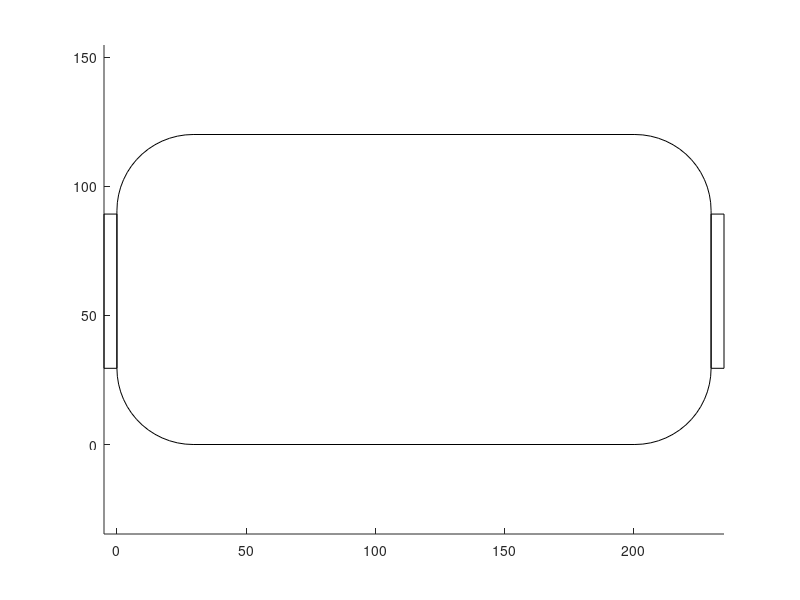

MATLAB code to generate this figure: (Note: this script raises an error after producing the figure.)
%% Variables for Shift
thetaShiftMult = 100;
xShift = -115;
yShift = -60;
scaleFactor = .31;

%% Configure Visualization
figure(1)
clf
hold on
axis equal
bot_r = 3.81; %bot radius in cm
% Draw Court
rectangle('Position',[0 0 230 120],'Curvature',[59/230, 59/120])
% Draw Goals
rectangle('Position',[-5 29.5 5 59.7])
rectangle('Position',[230 29.5 5 59.7])
drawnow

%% Define Bot initial positions, color
B1 = [0 0 0];
B2 = [0 0 0];
B3 = [0 0 0];

%% Initialize I/O
handle = serial('/dev/tty.usbmodem411','Baudrate', 9600, 'Parity','none');
%handle.InputBufferSize = 20;
fclose(instrfind);
buffer = zeros(4,1);
bufferindex = 0;
while true
    fopen(handle);
    num = str2num(fscanf(handle));
    for j = 1:length(num)
        if (num(j) == 5555)
            bufferindex = 1;
        elseif (bufferindex >= 1)
            buffer(bufferindex) = num(j);
            bufferindex = bufferindex + 1;
        end
        if (bufferindex == 4)
            x = buffer(1) + 230/2;
            y = buffer(2) + 120/2;
            t = buffer(3)/100 * 180/3.14159;
%             X1 = buffer(1); Y1 = buffer(2);
%             X2 = buffer(3); Y2 = buffer(4);
%             X3 = buffer(5); Y3 = buffer(6);
%             X4 = bufferD(7); Y4 = buffer(8);
%             xp = 0; %buffer(10); yp = buffer(11);
%             yp = 0;
%             tp = buffer(9);
%             if (X1 == 1023 && X2 ~= 1023 && X3 ~= 1023 && X4 ~= 1023)
%                 [x, y, t] = sees3(X2, Y2, X3, Y3, X4, Y4);
%             elseif (X1 ~= 1023 && X2 == 1023 && X3 ~= 1023 && X4 ~= 1023)
%                 [x, y, t] = sees3(X1, Y1, X3, Y3, X4, Y4);
%             elseif (X1 ~= 1023 && X2 ~= 1023 && X3 == 1023 && X4 ~= 1023)
%                 [x, y, t] = sees3(X1, Y1, X2, Y2, X4, Y4);
%             elseif (X1 ~= 1023 && X2 ~= 1023 && X3 ~= 1023 && X4 == 1023)
%                 [x, y, t] = sees3(X1, Y1, X2, Y2, X3, Y3);
%             elseif (X1 == 1023 || X2 == 1023 || X3 == 1023 || X4 == 1023)
%                 disp('2 or fewer stars');
%                 x = 0; y = 0;
%             else
%                 [x, y, t] = sees4(X1, Y1, X2, Y2, X3, Y3, X4, Y4);
%             end
%             x = x * scaleFactor + 230/2;
%             y = y * scaleFactor + 120/2;
            disp([x y t])
            plot(x, y, 'o', 'MarkerFaceColor', 'm' , 'MarkerSize', bot_r * 2);
            line([x, (-bot_r *sind(t) + x)], [y, (bot_r * cosd(t) + y)]);
            drawnow
        end
    end
    fclose(handle);
end
hold off